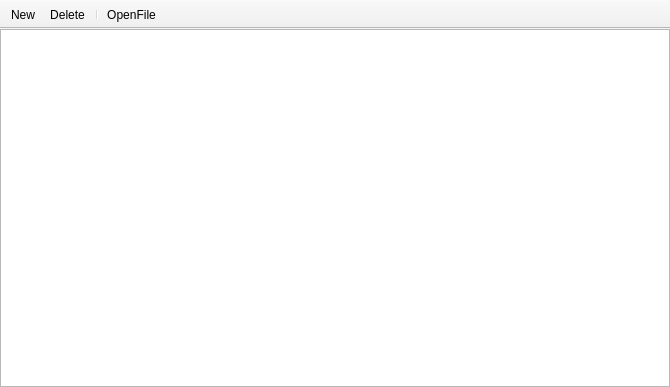
<?xml version="1.0" encoding="UTF-8"?>
<ui version="4.0">
 <class>ViewFiles</class>
 <widget class="QMainWindow" name="ViewFiles">
  <property name="geometry">
   <rect>
    <x>0</x>
    <y>0</y>
    <width>670</width>
    <height>387</height>
   </rect>
  </property>
  <property name="windowTitle">
   <string>MainWindow</string>
  </property>
  <property name="toolTip">
   <string/>
  </property>
  <widget class="QWidget" name="centralwidget">
   <layout class="QGridLayout" name="gridLayout">
    <property name="leftMargin">
     <number>0</number>
    </property>
    <property name="topMargin">
     <number>0</number>
    </property>
    <property name="rightMargin">
     <number>0</number>
    </property>
    <property name="bottomMargin">
     <number>0</number>
    </property>
    <item row="0" column="0">
     <widget class="QTableView" name="tableView">
      <property name="minimumSize">
       <size>
        <width>550</width>
        <height>200</height>
       </size>
      </property>
      <property name="styleSheet">
       <string notr="true">QTableView{
border-width:2px
}</string>
      </property>
     </widget>
    </item>
   </layout>
  </widget>
  <widget class="QToolBar" name="toolBar">
   <property name="windowTitle">
    <string>toolBar</string>
   </property>
   <property name="toolTip">
    <string/>
   </property>
   <property name="movable">
    <bool>false</bool>
   </property>
   <attribute name="toolBarArea">
    <enum>TopToolBarArea</enum>
   </attribute>
   <attribute name="toolBarBreak">
    <bool>false</bool>
   </attribute>
   <addaction name="action_New"/>
   <addaction name="action_Delete"/>
   <addaction name="separator"/>
   <addaction name="action_OpenFile"/>
  </widget>
  <action name="action_New">
   <property name="icon">
    <iconset>
     <normaloff>:/plus.png</normaloff>:/plus.png</iconset>
   </property>
   <property name="text">
    <string>&amp;New</string>
   </property>
   <property name="toolTip">
    <string>Добавить</string>
   </property>
  </action>
  <action name="action_Delete">
   <property name="icon">
    <iconset>
     <normaloff>:/trash.png</normaloff>:/trash.png</iconset>
   </property>
   <property name="text">
    <string>&amp;Delete</string>
   </property>
   <property name="toolTip">
    <string>Удалить</string>
   </property>
  </action>
  <action name="action_Edit">
   <property name="icon">
    <iconset>
     <normaloff>:/note.png</normaloff>:/note.png</iconset>
   </property>
   <property name="text">
    <string>&amp;Edit</string>
   </property>
   <property name="toolTip">
    <string>Редактировать</string>
   </property>
  </action>
  <action name="action_Yes">
   <property name="icon">
    <iconset>
     <normaloff>:/check.png</normaloff>:/check.png</iconset>
   </property>
   <property name="text">
    <string>&amp;Yes</string>
   </property>
   <property name="toolTip">
    <string>Применить</string>
   </property>
  </action>
  <action name="action_No">
   <property name="icon">
    <iconset>
     <normaloff>:/close.png</normaloff>:/close.png</iconset>
   </property>
   <property name="text">
    <string>&amp;No</string>
   </property>
   <property name="toolTip">
    <string>Отменить</string>
   </property>
  </action>
  <action name="action_OpenUrlCart">
   <property name="icon">
    <iconset>
     <normaloff>:/share2.png</normaloff>:/share2.png</iconset>
   </property>
   <property name="text">
    <string>&amp;OpenUrl</string>
   </property>
   <property name="toolTip">
    <string>Перейти по ссылке (URL-картматериала)</string>
   </property>
  </action>
  <action name="action_OpenUrlSite">
   <property name="icon">
    <iconset>
     <normaloff>:/arrow-right.png</normaloff>:/arrow-right.png</iconset>
   </property>
   <property name="text">
    <string>&amp;OpenUrlSite</string>
   </property>
   <property name="toolTip">
    <string>Перейти по ссылке (URL-сайта)</string>
   </property>
  </action>
  <action name="action_OpenFile">
   <property name="icon">
    <iconset>
     <normaloff>:/upload.png</normaloff>:/upload.png</iconset>
   </property>
   <property name="text">
    <string>&amp;OpenFile</string>
   </property>
   <property name="toolTip">
    <string>Скачать файл</string>
   </property>
  </action>
 </widget>
 <resources>
  <include location="../resources/ViewWindowRes.qrc"/>
 </resources>
 <connections/>
</ui>
